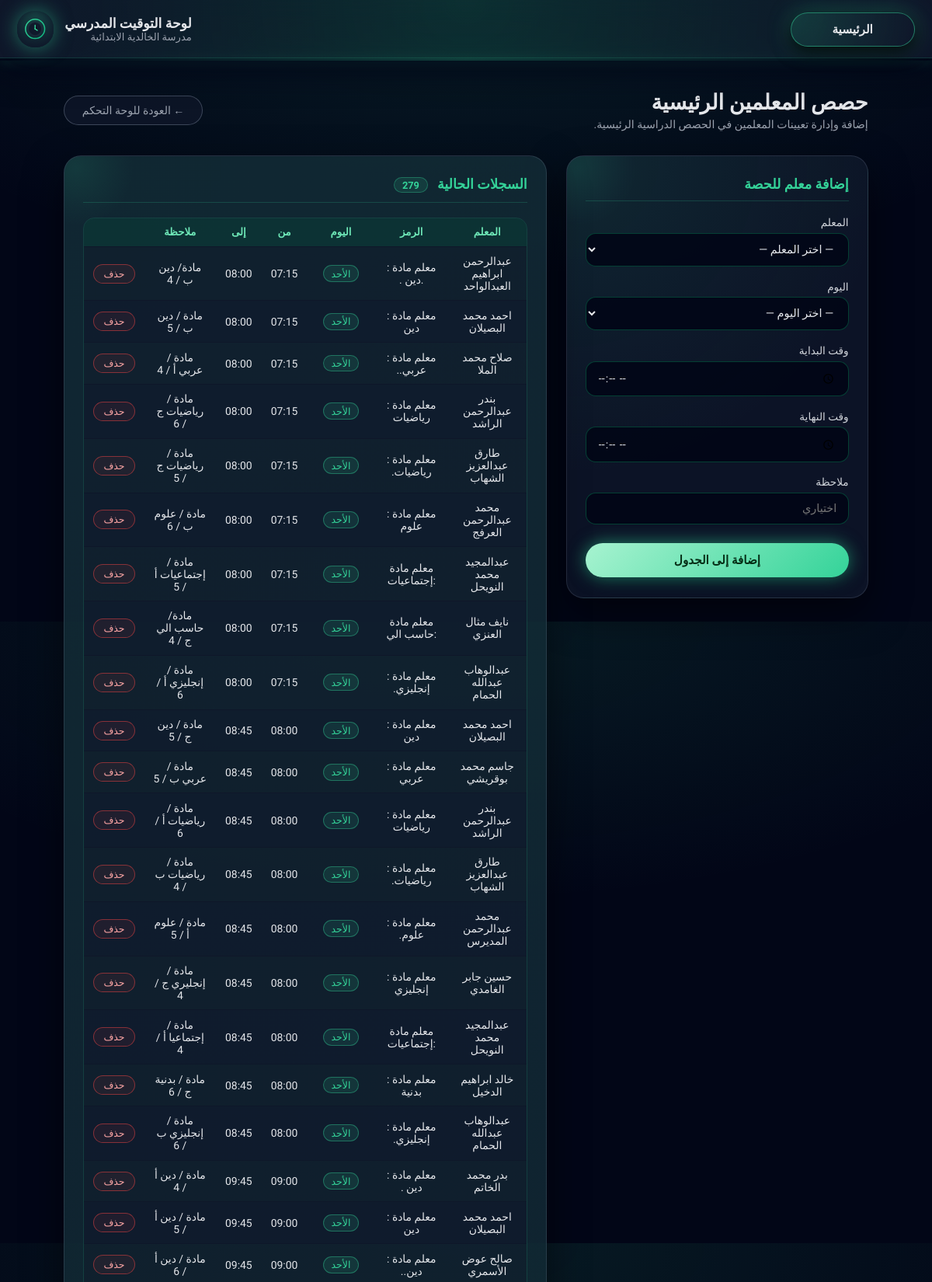
Screenshot of /control-panel/teacher-slots/ (signed in, upper part) with the database file from the repository.
### schooltimetable/models.py (models this page shows)
class BaseTeacherSlot(models.Model):
    day_of_week = models.IntegerField("اليوم", choices=DAYS_OF_WEEK)
    teacher = models.ForeignKey(Teacher, on_delete=models.CASCADE)
    start_time = models.TimeField("وقت البداية")
    end_time = models.TimeField("وقت النهاية")
    note = models.CharField("ملاحظة", max_length=255, blank=True)
    class Meta:
        abstract = True

class TeacherMainSlot(BaseTeacherSlot):
    pass

class Teacher(models.Model):
    name = models.CharField("اسم المعلم", max_length=100)
    code = models.CharField("رمز المعلم", max_length=20, unique=True)
    class Meta:
        verbose_name = "معلم"
        verbose_name_plural = "المعلمين"
    def __str__(self) -> str:
        return f"{self.name} ({self.code})"

### schooldisplay/views.py (the view)
# urls.py: path("control-panel/teacher-slots/", views.teacher_main_slots, name="teacher_main_slots"),
@_require_role('admin', 'supervisor')
def teacher_main_slots(request):
    form = TeacherMainSlotForm(request.POST or None)
    if request.method == "POST" and form.is_valid():
        form.save()
        messages.success(request, "تمت إضافة المعلم إلى الحصة الرئيسية بنجاح.")
        return redirect("schooldisplay:teacher_main_slots")
    slots = TeacherMainSlot.objects.select_related("teacher").order_by("day_of_week", "start_time")
    return render(request, "display/teacher_main_slots.html", {"form": form, "slots": slots})

### schooltimetable/forms.py
class TeacherMainSlotForm(_BaseSlotForm):
    class Meta:
        model = TeacherMainSlot
        fields = ["teacher", "day_of_week", "start_time", "end_time", "note"]

### schoolaccounts/context_processors.py (called while the page is built)
def user_role_context(request):
    if not request.user.is_authenticated:
        return {'user_role': None, 'user_role_display': ''}
    if request.user.is_superuser:
        role = 'admin'
    else:
        try:
            role = request.user.profile.role
        except Exception:
            role = 'display'
    return {
        'user_role': role,
        'user_role_display': _ROLE_LABELS.get(role, ''),
    }

### schooldisplay/views.py (called while the page is built)
def _get_user_role(user) -> str:
    if user.is_superuser:
        return 'admin'
    try:
        return user.profile.role
    except Exception:
        return 'display'

def _require_role(*roles):
    def decorator(view_func):
        @wraps(view_func)
        def wrapper(request, *args, **kwargs):
            if _get_user_role(request.user) not in roles:
                messages.error(request, "ليس لديك صلاحية للوصول إلى هذه الصفحة.")
                return redirect('schooldisplay:dashboard')
            return view_func(request, *args, **kwargs)
        return wrapper
    return decorator

### templates/display/teacher_main_slots.html (shortened to what this page needs)
<!DOCTYPE html>
<html lang="ar" dir="rtl">
<head>
</head>
<body>
{% include "header.html" %}
<div class="neon-bar" aria-hidden="true"></div>
<main class="page-main">
    <div class="page-header">
        <div>
            <h1 class="page-title">حصص المعلمين الرئيسية</h1>
            <p class="page-subtitle">إضافة وإدارة تعيينات المعلمين في الحصص الدراسية الرئيسية.</p>
        </div>
        <a href="{% url 'schooldisplay:control_panel' %}" class="btn-back">
            ← العودة للوحة التحكم
        </a>
    </div>
    <div class="layout">
        <article class="card">
            <div class="card-inner">
                <h2 class="card-title">إضافة معلم للحصة</h2>
                <form method="post" novalidate>
                    <div class="form-group">
                        <label class="form-label">{{ form.teacher.label }}</label>
                        {{ form.teacher }}
                    </div>
                    <div class="form-group">
                        <label class="form-label">{{ form.day_of_week.label }}</label>
                        {{ form.day_of_week }}
                    </div>
                    <div class="form-group">
                        <label class="form-label">{{ form.start_time.label }}</label>
                        {{ form.start_time }}
                    </div>
                    <div class="form-group">
                        <label class="form-label">{{ form.end_time.label }}</label>
                        {{ form.end_time }}
                    </div>
                    <div class="form-group">
                        <label class="form-label">{{ form.note.label }}</label>
                        {{ form.note }}
                    </div>
                    <button type="submit" class="btn-submit">إضافة إلى الجدول</button>
                </form>
            </div>
        </article>
        <article class="card">
            <div class="card-inner">
                <h2 class="card-title">
                    السجلات الحالية
                    <span class="count-badge">{{ slots|length }}</span>
                </h2>
                <div class="table-wrapper">
                    <table>
                        <thead>
                            <tr>
                                <th>المعلم</th>
                                <th>الرمز</th>
                                <th>اليوم</th>
                                <th>من</th>
                                <th>إلى</th>
                                <th>ملاحظة</th>
                                <th></th>
                            </tr>
                        </thead>
                        <tbody>
                        {% if slots %}
                            {% for slot in slots %}
                            <tr>
                                <td>{{ slot.teacher.name }}</td>
                                <td>{{ slot.teacher.code }}</td>
                                <td><span class="day-badge">{{ slot.get_day_of_week_display }}</span></td>
                                <td>{{ slot.start_time|time:"H:i" }}</td>
                                <td>{{ slot.end_time|time:"H:i" }}</td>
                                <td>{{ slot.note|default:"—" }}</td>
                                <td>
                                    <form method="post"
                                          action="{% url 'schooldisplay:teacher_main_slot_delete' slot.pk %}"
                                          onsubmit="return confirm('هل تريد حذف هذا السجل؟')">
                                        <button type="submit" class="btn-delete">حذف</button>
                                    </form>
                                </td>
                            </tr>
                            {% endfor %}
                        {% else %}
                            <tr class="empty-row">
                                <td colspan="7">لا توجد سجلات حتى الآن. أضف أول معلم باستخدام النموذج.</td>
                            </tr>
                        {% endif %}
                        </tbody>
                    </table>
                </div>
            </div>
        </article>
    </div>
</main>
</body>
</html>

### templates/display/teacher_main_slots.html (style rules this page uses)
:root { --bg: #020617; --text: #e5e7eb; --muted: #9ca3af; --accent: #34d399; --border: rgba(148,163,184,0.18); }
*, *::before, *::after { box-sizing: border-box; margin: 0; padding: 0; }
body { font-family: "Tajawal", system-ui, sans-serif; background: radial-gradient(ellipse 70% 45% at 50% 0%, rgba(52,211,153,0.1), transparent), var(--bg); color: var(--text); min-height: 100vh; }
.neon-bar { height: 3px; background: linear-gradient(to left, transparent, #34d399, transparent); box-shadow: 0 0 14px rgba(52,211,153,0.8); opacity: 0.85; }
.page-main { max-width: 1080px; margin: 0 auto; padding: 2.4rem 1.4rem 4rem; }
.page-header { display: flex; align-items: center; justify-content: space-between; flex-wrap: wrap; gap: 1rem; margin-bottom: 2rem; }
.page-title { font-size: 1.7rem; font-weight: 700; }
.page-subtitle { font-size: 0.88rem; color: var(--muted); margin-top: 0.25rem; }
.btn-back { display: inline-flex; align-items: center; gap: 0.4rem; padding: 0.6rem 1.4rem; border-radius: 999px; border: 1px solid rgba(148,163,184,0.35); background: rgba(15,23,42,0.8); color: var(--muted); font-family: inherit; font-size: 0.88rem; text-decoration: none; transition: border-color 0.15s, color 0.15s; }
.layout { display: grid; grid-template-columns: minmax(0,1fr) minmax(0,1.6fr); gap: 1.6rem; align-items: start; }
.card { background: radial-gradient(circle at top left, rgba(52,211,153,0.1), transparent 60%), rgba(15,23,42,0.85); border-radius: 1.4rem; border: 1px solid var(--border); padding: 1.6rem 1.5rem; box-shadow: 0 20px 50px rgba(0,0,0,0.5); position: relative; overflow: hidden; }
.card::before { content: ""; position: absolute; inset-inline-end: -60px; inset-block-start: -60px; width: 150px; height: 150px; border-radius: 50%; background: radial-gradient(circle, rgba(52,211,153,0.1), transparent 70%); pointer-events: none; }
.card-inner { position: relative; z-index: 1; }
.card-title { font-size: 1.1rem; font-weight: 600; margin-bottom: 1.2rem; padding-bottom: 0.7rem; border-bottom: 1px solid rgba(52,211,153,0.2); color: var(--accent); }
.form-group { margin-bottom: 1.1rem; }
.form-label { display: block; font-size: 0.85rem; color: #d1d5db; margin-bottom: 0.35rem; }
.form-input { width: 100%; padding: 0.7rem 0.9rem; border-radius: 0.8rem; border: 1px solid rgba(6,78,59,0.8); background: rgba(2,6,23,0.9); color: var(--text); font-family: inherit; font-size: 0.9rem; outline: none; transition: border-color 0.15s, box-shadow 0.15s; appearance: auto; }
.btn-submit { width: 100%; padding: 0.8rem; border-radius: 999px; border: none; background: linear-gradient(135deg, #a7f3d0, #34d399); color: #052e16; font-family: inherit; font-size: 0.95rem; font-weight: 700; cursor: pointer; box-shadow: 0 0 22px rgba(52,211,153,0.6), 0 8px 20px rgba(2,6,23,0.8); transition: transform 0.15s, box-shadow 0.15s; margin-top: 0.4rem; }
.table-wrapper { border-radius: 0.9rem; overflow: hidden; border: 1px solid rgba(52,211,153,0.15); }
table { width: 100%; border-collapse: collapse; font-size: 0.87rem; }
thead { background: rgba(6,78,59,0.3); }
th, td { padding: 0.65rem 0.75rem; text-align: center; border-bottom: 1px solid rgba(15,23,42,0.9); }
th { font-weight: 600; color: #6ee7b7; font-size: 0.83rem; }
tbody tr:nth-child(even) { background: rgba(15,23,42,0.6); }
tbody tr:nth-child(odd) { background: rgba(15,23,42,0.4); }
.day-badge { display: inline-block; padding: 0.15rem 0.6rem; border-radius: 999px; font-size: 0.78rem; background: rgba(52,211,153,0.12); border: 1px solid rgba(52,211,153,0.4); color: #34d399; }
.btn-delete { display: inline-block; padding: 0.25rem 0.75rem; border-radius: 999px; border: 1px solid rgba(239,68,68,0.5); background: rgba(239,68,68,0.08); color: #fca5a5; font-family: inherit; font-size: 0.78rem; cursor: pointer; transition: background 0.14s, border-color 0.14s; }
.count-badge { display: inline-block; padding: 0.12rem 0.6rem; border-radius: 999px; background: rgba(52,211,153,0.12); border: 1px solid rgba(52,211,153,0.35); color: #34d399; font-size: 0.8rem; margin-inline-start: 0.5rem; font-weight: 600; }

### rows the page displays
TeacherMainSlot: teacher.name "عبدالرحمن ابراهيم العبدالواحد", teacher.code "معلم مادة : .دين .", day_of_week "الأحد", start_time "07:15", end_time "08:00", note "مادة/ دين ب / 4"
TeacherMainSlot: teacher.name "احمد محمد البصيلان", teacher.code "معلم مادة : دين", day_of_week "الأحد", start_time "07:15", end_time "08:00", note "مادة / دين ب / 5"
TeacherMainSlot: teacher.name "صلاح محمد الملا", teacher.code "معلم مادة : عربي..", day_of_week "الأحد", start_time "07:15", end_time "08:00", note "مادة / عربي أ / 4"
TeacherMainSlot: teacher.name "بندر عبدالرحمن الراشد", teacher.code "معلم مادة : رياضيات", day_of_week "الأحد", start_time "07:15", end_time "08:00", note "مادة / رياضيات ج / 6"
TeacherMainSlot: teacher.name "طارق عبدالعزيز الشهاب", teacher.code "معلم مادة : رياضيات.", day_of_week "الأحد", start_time "07:15", end_time "08:00", note "مادة / رياضيات ج / 5"
TeacherMainSlot: teacher.name "محمد عبدالرحمن العرفج", teacher.code "معلم مادة : علوم", day_of_week "الأحد", start_time "07:15", end_time "08:00", note "مادة / علوم ب / 6"
TeacherMainSlot: teacher.name "عبدالمجيد محمد النويحل", teacher.code "معلم مادة :إجتماعيات", day_of_week "الأحد", start_time "07:15", end_time "08:00", note "مادة / إجتماعيات أ / 5"
TeacherMainSlot: teacher.name "نايف مثال العنزي", teacher.code "معلم مادة :حاسب الي", day_of_week "الأحد", start_time "07:15", end_time "08:00", note "مادة/حاسب الي ج / 4"
TeacherMainSlot: teacher.name "عبدالوهاب عبدالله الحمام", teacher.code "معلم مادة : إنجليزي.", day_of_week "الأحد", start_time "07:15", end_time "08:00", note "مادة / إنجليزي أ / 6"
TeacherMainSlot: teacher.name "احمد محمد البصيلان", teacher.code "معلم مادة : دين", day_of_week "الأحد", start_time "08:00", end_time "08:45", note "مادة / دين ج / 5"
TeacherMainSlot: teacher.name "جاسم محمد بوقريشي", teacher.code "معلم مادة : عربي", day_of_week "الأحد", start_time "08:00", end_time "08:45", note "مادة / عربي ب / 5"
TeacherMainSlot: teacher.name "بندر عبدالرحمن الراشد", teacher.code "معلم مادة : رياضيات", day_of_week "الأحد", start_time "08:00", end_time "08:45", note "مادة / رياضيات أ / 6"
TeacherMainSlot: teacher.name "طارق عبدالعزيز الشهاب", teacher.code "معلم مادة : رياضيات.", day_of_week "الأحد", start_time "08:00", end_time "08:45", note "مادة / رياضيات ب / 4"
TeacherMainSlot: teacher.name "محمد عبدالرحمن المديرس", teacher.code "معلم مادة : علوم.", day_of_week "الأحد", start_time "08:00", end_time "08:45", note "مادة / علوم أ / 5"
TeacherMainSlot: teacher.name "حسين جابر الغامدي", teacher.code "معلم مادة : إنجليزي", day_of_week "الأحد", start_time "08:00", end_time "08:45", note "مادة / إنجليري ج / 4"
TeacherMainSlot: teacher.name "عبدالمجيد محمد النويحل", teacher.code "معلم مادة :إجتماعيات", day_of_week "الأحد", start_time "08:00", end_time "08:45", note "مادة / إجتماعيا أ / 4"
TeacherMainSlot: teacher.name "خالد ابراهيم الدخيل", teacher.code "معلم مادة : بدنية", day_of_week "الأحد", start_time "08:00", end_time "08:45", note "مادة / بدنية ج / 6"
TeacherMainSlot: teacher.name "عبدالوهاب عبدالله الحمام", teacher.code "معلم مادة : إنجليزي.", day_of_week "الأحد", start_time "08:00", end_time "08:45", note "مادة / إنجليزي ب / 6"
TeacherMainSlot: teacher.name "بدر محمد الخاتم", teacher.code "معلم مادة : دين .", day_of_week "الأحد", start_time "09:00", end_time "09:45", note "مادة / دين أ / 4"
TeacherMainSlot: teacher.name "احمد محمد البصيلان", teacher.code "معلم مادة : دين", day_of_week "الأحد", start_time "09:00", end_time "09:45", note "مادة / دين أ / 5"
TeacherMainSlot: teacher.name "صالح عوض الأسمري", teacher.code "معلم مادة : دين..", day_of_week "الأحد", start_time "09:00", end_time "09:45", note "مادة / دين أ / 6"

### other values shown
{{ slots|length }} "279"
